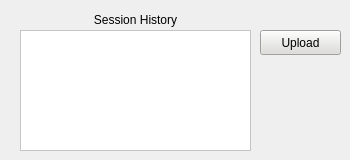
        <widget class="QWidget" name="tab_5">
         <attribute name="title">
          <string>Session History</string>
         </attribute>
         <widget class="QPushButton" name="pushButton_upload">
          <property name="geometry">
           <rect>
            <x>260</x>
            <y>30</y>
            <width>81</width>
            <height>25</height>
           </rect>
          </property>
          <property name="styleSheet">
           <string notr="true">background-color: rgb(222, 221, 218);</string>
          </property>
          <property name="text">
           <string>Upload</string>
          </property>
         </widget>
         <widget class="QTextBrowser" name="textBrowser_sessionLogs">
          <property name="geometry">
           <rect>
            <x>20</x>
            <y>30</y>
            <width>231</width>
            <height>121</height>
           </rect>
          </property>
          <property name="styleSheet">
           <string notr="true">background-color: rgb(255, 255, 255);</string>
          </property>
          <property name="horizontalScrollBarPolicy">
           <enum>Qt::ScrollBarAlwaysOff</enum>
          </property>
         </widget>
         <widget class="QLabel" name="label_8">
          <property name="geometry">
           <rect>
            <x>30</x>
            <y>10</y>
            <width>211</width>
            <height>20</height>
           </rect>
          </property>
          <property name="text">
           <string>Session History</string>
          </property>
          <property name="alignment">
           <set>Qt::AlignCenter</set>
          </property>
         </widget>
        </widget>
